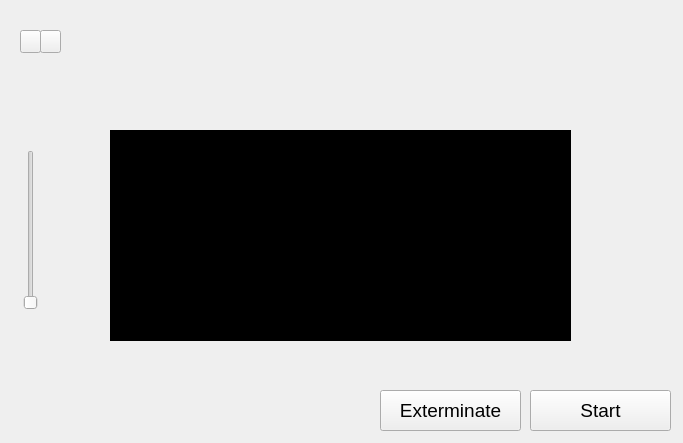
<?xml version="1.0" encoding="UTF-8"?>
<ui version="4.0">
 <class>Gyan_Mela_GUI</class>
 <widget class="QMainWindow" name="Gyan_Mela_GUI">
  <property name="geometry">
   <rect>
    <x>0</x>
    <y>0</y>
    <width>683</width>
    <height>443</height>
   </rect>
  </property>
  <property name="windowTitle">
   <string>MainWindow</string>
  </property>
  <widget class="QWidget" name="centralwidget">
   <widget class="QLabel" name="label">
    <property name="geometry">
     <rect>
      <x>0</x>
      <y>0</y>
      <width>681</width>
      <height>441</height>
     </rect>
    </property>
    <property name="text">
     <string/>
    </property>
    <property name="pixmap">
     <pixmap>Media/gif 1.gif</pixmap>
    </property>
    <property name="scaledContents">
     <bool>true</bool>
    </property>
   </widget>
   <widget class="QPushButton" name="pushButton">
    <property name="geometry">
     <rect>
      <x>530</x>
      <y>390</y>
      <width>141</width>
      <height>41</height>
     </rect>
    </property>
    <property name="font">
     <font>
      <pointsize>14</pointsize>
     </font>
    </property>
    <property name="text">
     <string>Start</string>
    </property>
    <property name="icon">
     <iconset>
      <normaloff>C:/Users/STUDENT/Desktop/icons/robot.png</normaloff>C:/Users/STUDENT/Desktop/icons/robot.png</iconset>
    </property>
   </widget>
   <widget class="QPushButton" name="pushButton_2">
    <property name="geometry">
     <rect>
      <x>380</x>
      <y>390</y>
      <width>141</width>
      <height>41</height>
     </rect>
    </property>
    <property name="font">
     <font>
      <pointsize>14</pointsize>
     </font>
    </property>
    <property name="text">
     <string>Exterminate</string>
    </property>
    <property name="icon">
     <iconset>
      <normaloff>C:/Users/STUDENT/Desktop/icons/robot-off.png</normaloff>C:/Users/STUDENT/Desktop/icons/robot-off.png</iconset>
    </property>
   </widget>
   <widget class="QSlider" name="verticalSlider">
    <property name="geometry">
     <rect>
      <x>20</x>
      <y>150</y>
      <width>22</width>
      <height>160</height>
     </rect>
    </property>
    <property name="orientation">
     <enum>Qt::Vertical</enum>
    </property>
   </widget>
   <widget class="QPushButton" name="pushButton_3">
    <property name="geometry">
     <rect>
      <x>20</x>
      <y>30</y>
      <width>21</width>
      <height>23</height>
     </rect>
    </property>
    <property name="text">
     <string/>
    </property>
    <property name="icon">
     <iconset>
      <normaloff>C:/Users/STUDENT/Desktop/icons/rocket--plus.png</normaloff>C:/Users/STUDENT/Desktop/icons/rocket--plus.png</iconset>
    </property>
   </widget>
   <widget class="QPushButton" name="pushButton_4">
    <property name="geometry">
     <rect>
      <x>40</x>
      <y>30</y>
      <width>21</width>
      <height>23</height>
     </rect>
    </property>
    <property name="text">
     <string/>
    </property>
    <property name="icon">
     <iconset>
      <normaloff>C:/Users/STUDENT/Desktop/icons/rocket--minus.png</normaloff>C:/Users/STUDENT/Desktop/icons/rocket--minus.png</iconset>
    </property>
   </widget>
   <widget class="QLabel" name="label_2">
    <property name="geometry">
     <rect>
      <x>110</x>
      <y>130</y>
      <width>461</width>
      <height>211</height>
     </rect>
    </property>
    <property name="styleSheet">
     <string notr="true">background : black
</string>
    </property>
    <property name="text">
     <string>TextLabel</string>
    </property>
   </widget>
  </widget>
 </widget>
 <resources/>
 <connections/>
</ui>
